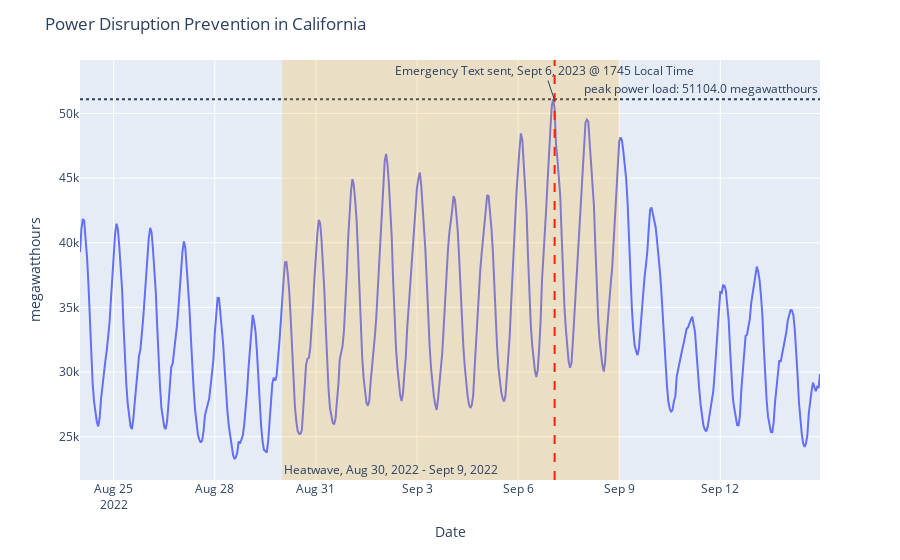

Notebook code cell kept with this figure:
### Code cell
fig = px.line(summer_ca_2022, x='period', y='value')
fig.add_hline(y=summer_ca_2022['value'].max(), 
              line_dash='dot', 
              annotation_text = f'peak power load: {summer_ca_2022.value.max()} megawatthours')
fig.add_vline(x='2022-09-07T02', 
              line_dash="dash", 
              # annotation_text = 'text', 
              line_color="red")
fig.add_annotation(x='2022-09-07T02', y=51_000,
            text="Emergency Text sent, Sept 6, 2023 @ 1745 Local Time",
            showarrow=True
            )
fig.add_vrect(x0='2022-08-30', x1='2022-09-09', annotation_text='Heatwave, Aug 30, 2022 - Sept 9, 2022', annotation_position='bottom left', fillcolor='orange', opacity=0.20, line_width=0, )
fig.update_layout(title='Power Disruption Prevention in California', xaxis_title='Date', yaxis_title='megawatthours',)
fig.show()

### Figure 1 — Plotly figure (JSON) as saved in the notebook; plotly's stock layout.template omitted (floating-point values rounded to 4 significant figures; data arrays with more than 128 entries replaced by an {"elided": "..."} marker saying what was removed)
{"data": [{"hovertemplate": "period=%{x}<br>value=%{y}<extra></extra>", "legendgroup": "", "line": {"color": "#636efa", "dash": "solid"}, "marker": {"symbol": "circle"}, "mode": "lines", "name": "", "orientation": "v", "showlegend": false, "type": "scatter", "x": {"elided": "528 str values"}, "xaxis": "x", "y": {"elided": "528 int values"}, "yaxis": "y"}], "layout": {"annotations": [{"showarrow": false, "text": "peak power load: 51104.0 megawatthours", "x": 1, "xanchor": "right", "xref": "x domain", "y": 51104, "yanchor": "bottom", "yref": "y"}, {"showarrow": true, "text": "Emergency Text sent, Sept 6, 2023 @ 1745 Local Time", "x": "2022-09-07T02", "y": 51000}, {"showarrow": false, "text": "Heatwave, Aug 30, 2022 - Sept 9, 2022", "x": "2022-08-30", "xanchor": "left", "xref": "x", "y": 0, "yanchor": "bottom", "yref": "y domain"}], "legend": {"tracegroupgap": 0}, "margin": {"t": 60}, "shapes": [{"line": {"dash": "dot"}, "type": "line", "x0": 0, "x1": 1, "xref": "x domain", "y0": 51104, "y1": 51104, "yref": "y"}, {"line": {"color": "red", "dash": "dash"}, "type": "line", "x0": "2022-09-07T02", "x1": "2022-09-07T02", "xref": "x", "y0": 0, "y1": 1, "yref": "y domain"}, {"fillcolor": "orange", "line": {"width": 0}, "opacity": 0.2, "type": "rect", "x0": "2022-08-30", "x1": "2022-09-09", "xref": "x", "y0": 0, "y1": 1, "yref": "y domain"}], "title": {"text": "Power Disruption Prevention in California"}, "xaxis": {"anchor": "y", "domain": [0, 1], "title": {"text": "Date"}}, "yaxis": {"anchor": "x", "domain": [0, 1], "title": {"text": "megawatthours"}}}}
